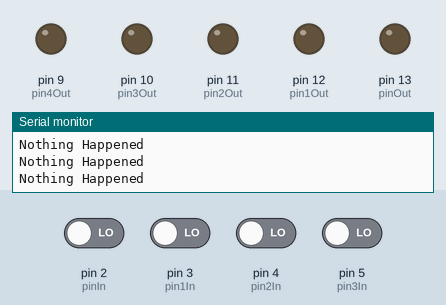
Simulated run of this sketch. Board: Arduino Uno, built with avr-gcc and run on an emulated ATmega328P. On the bench: output pins drawn as LEDs (lit = HIGH), the last lines printed to the serial monitor. The test bench sets the inputs (shaded band); at power-on: pin 2 (pinIn), pin 3 (pin1In), pin 4 (pin2In), pin 5 (pin3In) LOW.

Above: at 1.8 s.
1.9 s: pin 2 (pinIn) driven HIGH
At 3.2 s:
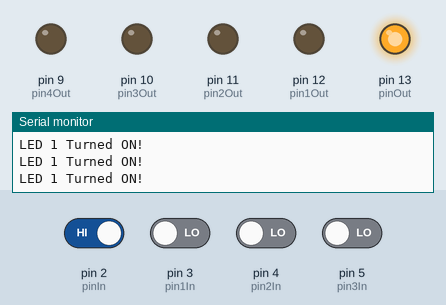
3.5 s: pin 3 (pin1In) driven HIGH
At 4.5 s:
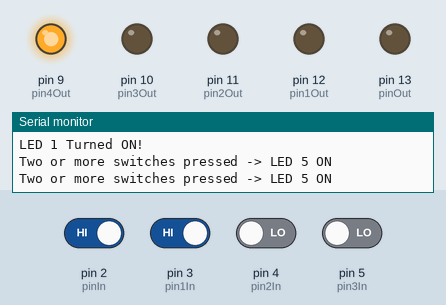
5.0 s: pin 2 (pinIn) driven LOW
At 5.7 s:
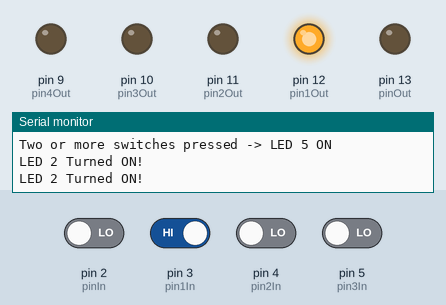
6.5 s: pin 3 (pin1In) driven LOW
At 6.9 s:
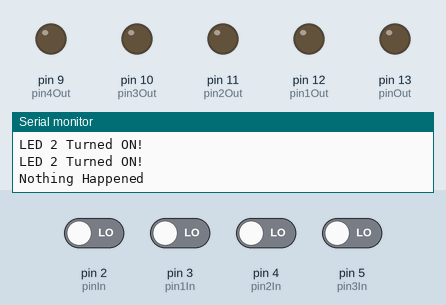
8.0 s: pin 4 (pin2In) driven HIGH
At 9.2 s:
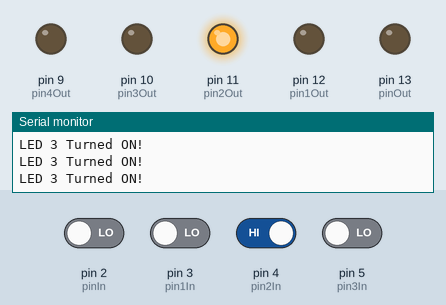
9.5 s: pin 4 (pin2In) driven LOW
At 10.4 s:
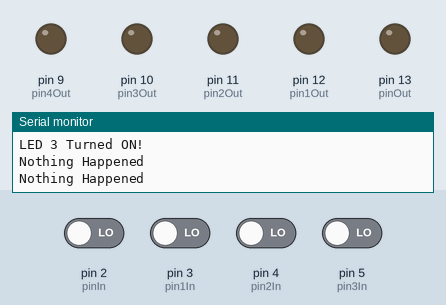
Timing chart, 0 to 12.0 s (numbered marks = the images above; inputs shaded):
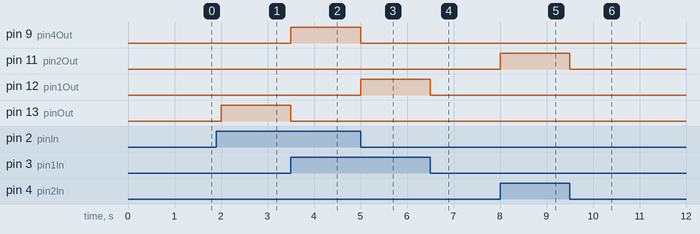

Measured:
- after the input at 1.9 s, pin 13 (pinOut): LOW → HIGH after 0.10 s
- after the input at 3.5 s, pin 9 (pin4Out): LOW → HIGH at once; pin 13 (pinOut): HIGH → LOW at once
- after the input at 5.0 s, pin 9 (pin4Out): HIGH → LOW at once; pin 12 (pin1Out): LOW → HIGH at once
- after the input at 6.5 s, pin 12 (pin1Out): HIGH → LOW at once
- after the input at 8.0 s, pin 11 (pin2Out): LOW → HIGH at once
- after the input at 9.5 s, pin 11 (pin2Out): HIGH → LOW at once

The sketch:

led-with-switch-serial.ino
```cpp
/*
This program shows how we can use switches to make our LED glow.
This also does a new thing -> if we press 2 or more switches at a time(which is not generally possible) then another LED should glow.
that's working :)
*/


int pinOut = 13;    // LED 1
int pin1Out = 12;   // LED 2
int pin2Out = 11;   // LED 3
int pin3Out = 10;   // LED 4
int pin4Out = 9;    // LED 5 (for 2 switches pressed together)

int pinIn = 2;      // Switch 1
int pin1In = 3;     // Switch 2
int pin2In = 4;     // Switch 3
int pin3In = 5;     // Switch 4

void setup() {

  Serial.begin(9600);

  pinMode(pinOut, OUTPUT);
  pinMode(pin1Out, OUTPUT);
  pinMode(pin2Out, OUTPUT);
  pinMode(pin3Out, OUTPUT);
  pinMode(pin4Out, OUTPUT);

  pinMode(pinIn, INPUT);
  pinMode(pin1In, INPUT);
  pinMode(pin2In, INPUT);
  pinMode(pin3In, INPUT);
}

void loop() {

  // Read switches
  int val  = digitalRead(pinIn);
  int val1 = digitalRead(pin1In);
  int val2 = digitalRead(pin2In);
  int val3 = digitalRead(pin3In);

  // Individual LEDs
  digitalWrite(pinOut, val);
  digitalWrite(pin1Out, val1);
  digitalWrite(pin2Out, val2);
  digitalWrite(pin3Out, val3);

  // Count how many switches are pressed
  int pressedCount = val + val1 + val2 + val3;

  // If 2 or more switches pressed together -> LED 5 ON
  if (pressedCount >= 2) {
    digitalWrite(pin4Out, HIGH);
    digitalWrite(pinOut, LOW);
    digitalWrite(pin1Out, LOW);
    digitalWrite(pin2Out, LOW);
    digitalWrite(pin3Out, LOW);
    Serial.println("Two or more switches pressed -> LED 5 ON");
  }
  else {
    digitalWrite(pin4Out, LOW);

    if (val == HIGH) {
      Serial.println("LED 1 Turned ON!");
    }

    if (val1 == HIGH) {
      Serial.println("LED 2 Turned ON!");
    }

    if (val2 == HIGH) {
      Serial.println("LED 3 Turned ON!");
    }

    if (val3 == HIGH) {
      Serial.println("LED 4 Turned ON!");
    }

    if (pressedCount == 0) {
      Serial.println("Nothing Happened");
    }
  }
  delay(500);
}
```
